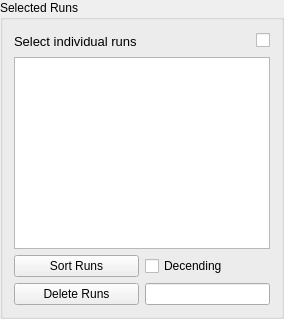
       <widget class="QGroupBox" name="groupBox_7">
        <property name="title">
         <string>Selected Runs</string>
        </property>
        <layout class="QVBoxLayout" name="verticalLayout_9">
         <item>
          <layout class="QHBoxLayout" name="horizontalLayout_4">
           <item>
            <widget class="QLabel" name="label_5">
             <property name="font">
              <font>
               <pointsize>10</pointsize>
              </font>
             </property>
             <property name="toolTip">
              <string>&lt;html&gt;&lt;head/&gt;&lt;body&gt;&lt;p&gt;Type in or add from left folder tree&lt;/p&gt;&lt;/body&gt;&lt;/html&gt;</string>
             </property>
             <property name="text">
              <string>Select individual runs </string>
             </property>
             <property name="textFormat">
              <enum>Qt::AutoText</enum>
             </property>
             <property name="wordWrap">
              <bool>true</bool>
             </property>
            </widget>
           </item>
           <item>
            <spacer name="horizontalSpacer_10">
             <property name="orientation">
              <enum>Qt::Horizontal</enum>
             </property>
             <property name="sizeHint" stdset="0">
              <size>
               <width>40</width>
               <height>20</height>
              </size>
             </property>
            </spacer>
           </item>
           <item>
            <widget class="QCheckBox" name="checkBox_selectRuns">
             <property name="toolTip">
              <string>&lt;html&gt;&lt;head/&gt;&lt;body&gt;&lt;p&gt;Select or deselect all runs&lt;/p&gt;&lt;/body&gt;&lt;/html&gt;</string>
             </property>
             <property name="text">
              <string/>
             </property>
            </widget>
           </item>
          </layout>
         </item>
         <item>
          <widget class="VdriveRunTableWidget" name="tableWidget_selectedRuns"/>
         </item>
         <item>
          <layout class="QGridLayout" name="gridLayout_25">
           <item row="0" column="0">
            <widget class="QPushButton" name="pushButton_sortSelectedRuns">
             <property name="text">
              <string>Sort Runs</string>
             </property>
            </widget>
           </item>
           <item row="1" column="1">
            <widget class="QLineEdit" name="lineEdit_runsToDelete">
             <property name="sizePolicy">
              <sizepolicy hsizetype="Preferred" vsizetype="Fixed">
               <horstretch>0</horstretch>
               <verstretch>0</verstretch>
              </sizepolicy>
             </property>
            </widget>
           </item>
           <item row="0" column="1">
            <widget class="QCheckBox" name="checkBox_runsOrderDescend">
             <property name="text">
              <string>Decending</string>
             </property>
            </widget>
           </item>
           <item row="1" column="0">
            <widget class="QPushButton" name="pushButton_deleteRuns">
             <property name="text">
              <string>Delete Runs</string>
             </property>
            </widget>
           </item>
          </layout>
         </item>
        </layout>
       </widget>
